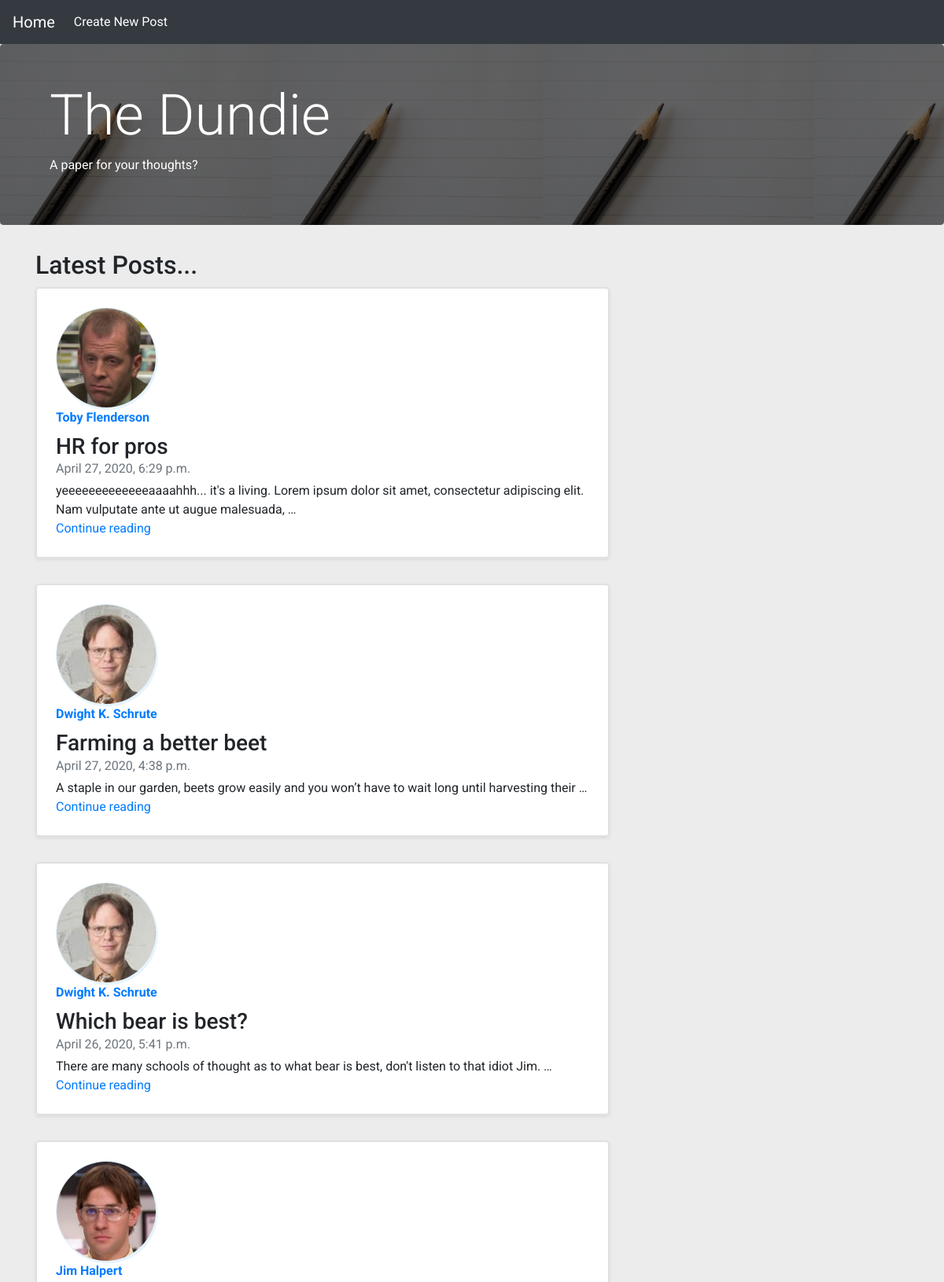
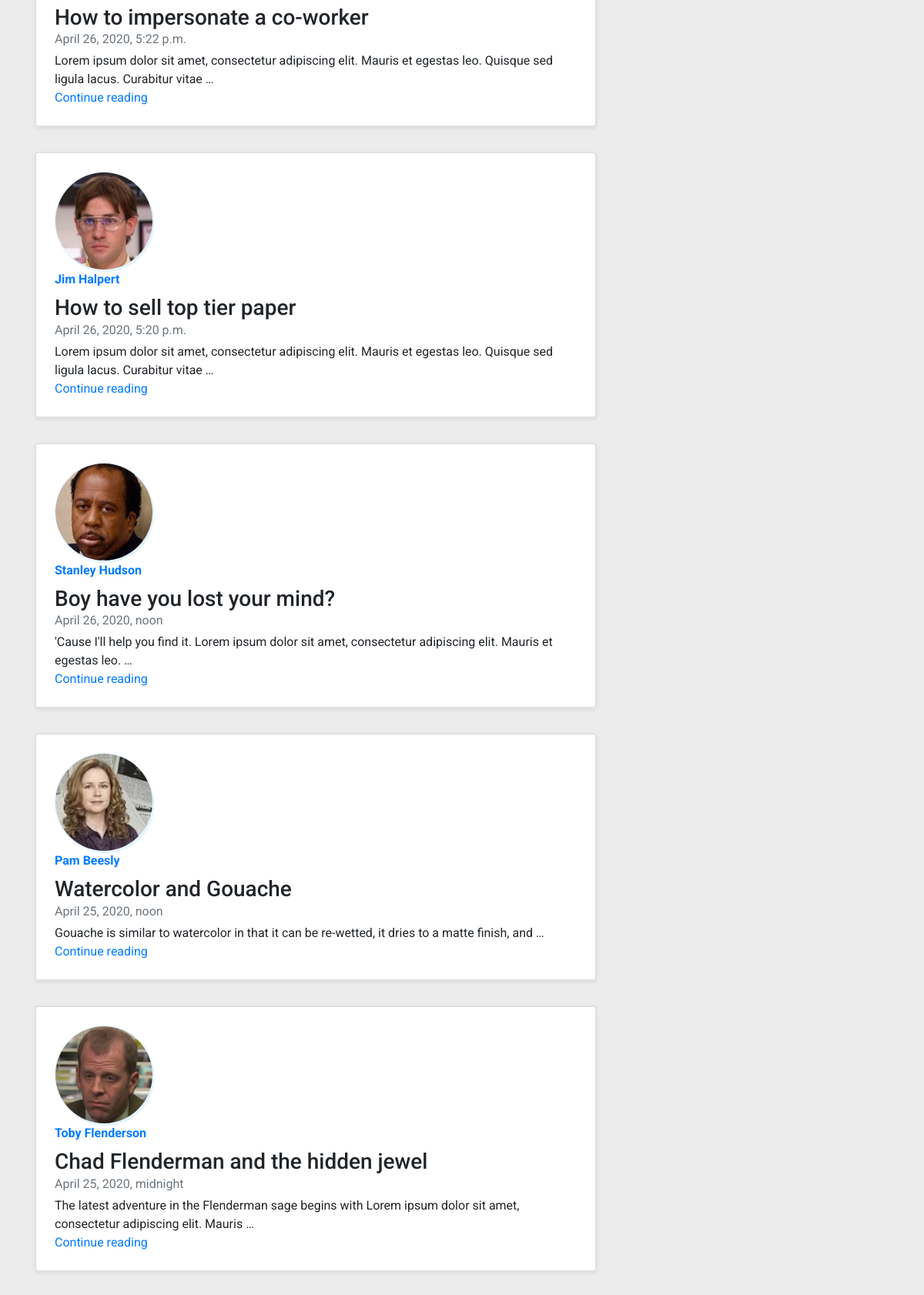
Screenshot of /blog/ (upper part) with the database file from the repository (2 pictures, top to bottom).
### blog/models.py (models this page shows, shortened)
class Post(models.Model):
    author = models.ForeignKey(Author, on_delete=models.CASCADE)
    title = models.CharField(max_length=200)
    description = models.TextField(blank=True)
    created_date = models.DateTimeField('date created')

class Author(models.Model):
    name = models.CharField(max_length=50)
    bio = models.CharField(max_length=300)
    img_url = models.TextField(blank=True)

### blog/views.py (the view)
# urls.py: path('', views.IndexView.as_view(), name='index'),
class IndexView(generic.ListView):
    template_name = 'blog/index.html'
    context_object_name = 'post_list'
    def get_queryset(self):
        return Post.objects.order_by('-created_date')

### blog/templates/blog/index.html
{% extends 'blog/base.html' %}
{% block content %}
<div class="container">
    <h2>Latest Posts...</h2>
    {% if post_list %}
    <div>
        {% for post in post_list %}
        <div class="row mb-2">
            <div class="col-md-8">
                <div
                    class="row no-gutters border rounded overflow-hidden flex-md-row mb-4 shadow-sm h-md-250 position-relative">
                    <div class="card col p-4 d-flex flex-column position-static">
                        <img src="{{ post.author.img_url }}" class="card-img-top" alt="image of the author">
                        <strong class="d-inline-block mb-2 text-primary">{{post.author.name}}</strong>
                        <h3 class="mb-0">{{post.title}}</h3>
                        <div class="mb-1 text-muted">{{post.created_date}}</div>
                        <p class="card-text mb-auto">{{post.description|truncatewords:18}}</p>
                        <a href="{% url 'blog:detail' post.id %}" class="stretched-link">Continue reading</a>
                    </div>
                </div>
            </div>
        </div>
        {% endfor %}
    </div>
    {% else %}
    <p>No posts are available.</p>
    {% endif %}
</div>
{% endblock %}

### blog/templates/blog/base.html (shortened to what this page needs)
<!doctype html>
<html lang="en">
<head>
    <link rel="stylesheet" href="https://stackpath.bootstrapcdn.com/bootstrap/4.3.1/css/bootstrap.min.css"
>
    {% load static %}
    <link rel="stylesheet" type="text/css" href="{% static 'blog/style.css' %}">
</head>
<body>
    <nav class="navbar navbar-expand-lg navbar-dark bg-dark">
        <a class="navbar-brand" href="{% url 'blog:index' %}">Home</a>
        <ul class="navbar-nav">
            <li class="nav-item active">
                <a class="nav-link" href="{% url 'blog:newpost' %}">Create New Post</a>
            </li>
        </ul>
    </nav>
    <div class="jumbotron p-4 p-md-5 text-white rounded bg-dark">
        <div class="container">
            <h1 class="display-3">The Dundie</h1>
            <p>{% block jumbo_text %}A paper for your thoughts?{% endblock %}</p>
        </div>
    </div>
    {% block content %}{% endblock %}
</body>
</html>

### blog/static/blog/style.css (style rules this page uses)
body { background-color: #ececec; font-family: 'Roboto', sans-serif; }
.jumbotron { background-image: url("./images/paper-pencil.jpg"); background-size: contain; box-shadow: inset 0 0 0 1000px rgba(0,0,0,.6); }
.card-img-top { width: 8rem; height: 8rem; object-fit: cover; border-radius: 50%; border: 0.1rem solid rgba(131, 199, 248, 0.3); box-shadow: 0.1rem 0.15rem rgba(131,199,248,0.2); }

### rows the page displays
Post: author.img_url (picture), author.name "Toby Flenderson", title "HR for pros", created_date "April 27, 2020, 6:29 p.m.", description "yeeeeeeeeeeeeeaaaahhh... it's a living. Lorem ipsum dolor sit amet, consectetur adipiscing elit. Nam vulputate ante ut augue malesuada, …"
Post: author.img_url (picture), author.name "Dwight K. Schrute", title "Farming a better beet", created_date "April 27, 2020, 4:38 p.m.", description "A staple in our garden, beets grow easily and you won’t have to wait long until harvesting their …"
Post: author.img_url (picture), author.name "Dwight K. Schrute", title "Which bear is best?", created_date "April 26, 2020, 5:41 p.m.", description "There are many schools of thought as to what bear is best, don't listen to that idiot Jim. …"
Post: author.img_url (picture), author.name "Jim Halpert", title "How to impersonate a co-worker", created_date "April 26, 2020, 5:22 p.m.", description "Lorem ipsum dolor sit amet, consectetur adipiscing elit. Mauris et egestas leo. Quisque sed ligula lacus. Curabitur vitae …"
Post: author.img_url (picture), author.name "Jim Halpert", title "How to sell top tier paper", created_date "April 26, 2020, 5:20 p.m.", description "Lorem ipsum dolor sit amet, consectetur adipiscing elit. Mauris et egestas leo. Quisque sed ligula lacus. Curabitur vitae …"
Post: author.img_url (picture), author.name "Stanley Hudson", title "Boy have you lost your mind?", created_date "April 26, 2020, noon", description "'Cause I'll help you find it. Lorem ipsum dolor sit amet, consectetur adipiscing elit. Mauris et egestas leo. …"
Post: author.img_url (picture), author.name "Pam Beesly", title "Watercolor and Gouache", created_date "April 25, 2020, noon", description "Gouache is similar to watercolor in that it can be re-wetted, it dries to a matte finish, and …"
Post: author.img_url (picture), author.name "Toby Flenderson", title "Chad Flenderman and the hidden jewel", created_date "April 25, 2020, midnight", description "The latest adventure in the Flenderman sage begins with Lorem ipsum dolor sit amet, consectetur adipiscing elit. Mauris …"
